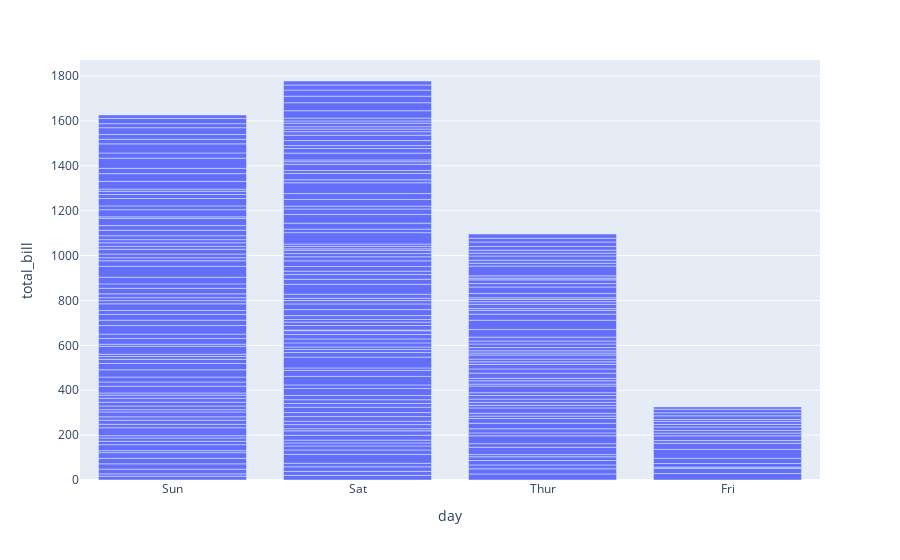

Notebook code cell kept with this figure:
### Code cell
df = px.data.tips()
# Creating the bar chart
fig = px.bar(df, x='day', y="total_bill")
fig.show()

### Figure 1 — Plotly figure (JSON) as saved in the notebook; plotly's stock layout.template omitted (floating-point values rounded to 4 significant figures; data arrays with more than 128 entries replaced by an {"elided": "..."} marker saying what was removed)
{"data": [{"alignmentgroup": "True", "hovertemplate": "day=%{x}<br>total_bill=%{y}<extra></extra>", "legendgroup": "", "marker": {"color": "#636efa", "pattern": {"shape": ""}}, "name": "", "offsetgroup": "", "orientation": "v", "showlegend": false, "textposition": "auto", "type": "bar", "x": {"elided": "244 str values"}, "xaxis": "x", "y": {"elided": "244 float values"}, "yaxis": "y"}], "layout": {"barmode": "relative", "legend": {"tracegroupgap": 0}, "margin": {"t": 60}, "xaxis": {"anchor": "y", "domain": [0, 1], "title": {"text": "day"}}, "yaxis": {"anchor": "x", "domain": [0, 1], "title": {"text": "total_bill"}}}}
